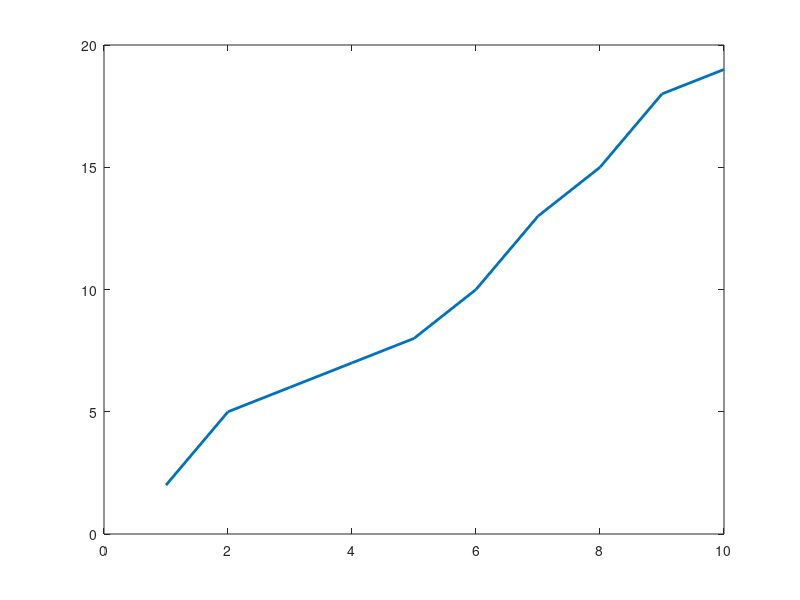

MATLAB code for this plot: (Note: this script raises an error after producing the figure.)
x=[1 2 3 4 5 6 7 8 9 10]
y=[2 5 6 7 8 10 13 15 18 19]
p=plot(x,y,'LineWidth',2)
p.MarkerFaceColor='yellow';
p.MarkerSize=12;
p.Color='green';
p.Marker='o';